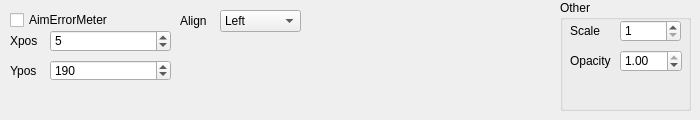
   <widget class="QWidget" name="tab_22">
    <attribute name="title">
     <string>AimErrorMeter</string>
    </attribute>
    <widget class="QGroupBox" name="other_10">
     <property name="geometry">
      <rect>
       <x>560</x>
       <y>0</y>
       <width>131</width>
       <height>111</height>
      </rect>
     </property>
     <property name="title">
      <string>Other</string>
     </property>
     <widget class="QLabel" name="label_75">
      <property name="geometry">
       <rect>
        <x>10</x>
        <y>50</y>
        <width>49</width>
        <height>21</height>
       </rect>
      </property>
      <property name="text">
       <string>Opacity</string>
      </property>
     </widget>
     <widget class="QLabel" name="label_76">
      <property name="geometry">
       <rect>
        <x>10</x>
        <y>20</y>
        <width>31</width>
        <height>21</height>
       </rect>
      </property>
      <property name="text">
       <string>Scale</string>
      </property>
     </widget>
     <widget class="QDoubleSpinBox" name="aemopacity">
      <property name="geometry">
       <rect>
        <x>60</x>
        <y>50</y>
        <width>62</width>
        <height>22</height>
       </rect>
      </property>
      <property name="maximum">
       <double>1.000000000000000</double>
      </property>
      <property name="singleStep">
       <double>0.100000000000000</double>
      </property>
      <property name="value">
       <double>1.000000000000000</double>
      </property>
     </widget>
     <widget class="QSpinBox" name="aemscale">
      <property name="geometry">
       <rect>
        <x>60</x>
        <y>20</y>
        <width>61</width>
        <height>22</height>
       </rect>
      </property>
      <property name="minimum">
       <number>1</number>
      </property>
      <property name="maximum">
       <number>5</number>
      </property>
     </widget>
    </widget>
    <widget class="QCheckBox" name="aem">
     <property name="geometry">
      <rect>
       <x>10</x>
       <y>10</y>
       <width>111</width>
       <height>20</height>
      </rect>
     </property>
     <property name="text">
      <string>AimErrorMeter</string>
     </property>
     <property name="checked">
      <bool>false</bool>
     </property>
    </widget>
    <widget class="QSpinBox" name="aemxpos">
     <property name="geometry">
      <rect>
       <x>50</x>
       <y>30</y>
       <width>121</width>
       <height>22</height>
      </rect>
     </property>
     <property name="maximum">
      <number>1920</number>
     </property>
     <property name="singleStep">
      <number>10</number>
     </property>
     <property name="value">
      <number>5</number>
     </property>
    </widget>
    <widget class="QLabel" name="label_54">
     <property name="geometry">
      <rect>
       <x>180</x>
       <y>10</y>
       <width>31</width>
       <height>21</height>
      </rect>
     </property>
     <property name="text">
      <string>Align</string>
     </property>
    </widget>
    <widget class="QLabel" name="label_55">
     <property name="geometry">
      <rect>
       <x>10</x>
       <y>60</y>
       <width>31</width>
       <height>21</height>
      </rect>
     </property>
     <property name="text">
      <string>Ypos</string>
     </property>
    </widget>
    <widget class="QLabel" name="label_56">
     <property name="geometry">
      <rect>
       <x>10</x>
       <y>30</y>
       <width>31</width>
       <height>21</height>
      </rect>
     </property>
     <property name="text">
      <string>Xpos</string>
     </property>
    </widget>
    <widget class="QComboBox" name="aemalign">
     <property name="geometry">
      <rect>
       <x>220</x>
       <y>10</y>
       <width>81</width>
       <height>22</height>
      </rect>
     </property>
     <property name="editable">
      <bool>false</bool>
     </property>
     <item>
      <property name="text">
       <string>Left</string>
      </property>
     </item>
     <item>
      <property name="text">
       <string>Right</string>
      </property>
     </item>
     <item>
      <property name="text">
       <string>Center</string>
      </property>
     </item>
     <item>
      <property name="text">
       <string>Up</string>
      </property>
     </item>
     <item>
      <property name="text">
       <string>Down</string>
      </property>
     </item>
     <item>
      <property name="text">
       <string>UpLeft</string>
      </property>
     </item>
     <item>
      <property name="text">
       <string>DownLeft</string>
      </property>
     </item>
     <item>
      <property name="text">
       <string>UpRight</string>
      </property>
     </item>
     <item>
      <property name="text">
       <string>DownRight</string>
      </property>
     </item>
    </widget>
    <widget class="QSpinBox" name="aemypos">
     <property name="geometry">
      <rect>
       <x>50</x>
       <y>60</y>
       <width>121</width>
       <height>21</height>
      </rect>
     </property>
     <property name="maximum">
      <number>1080</number>
     </property>
     <property name="singleStep">
      <number>10</number>
     </property>
     <property name="value">
      <number>190</number>
     </property>
    </widget>
   </widget>
